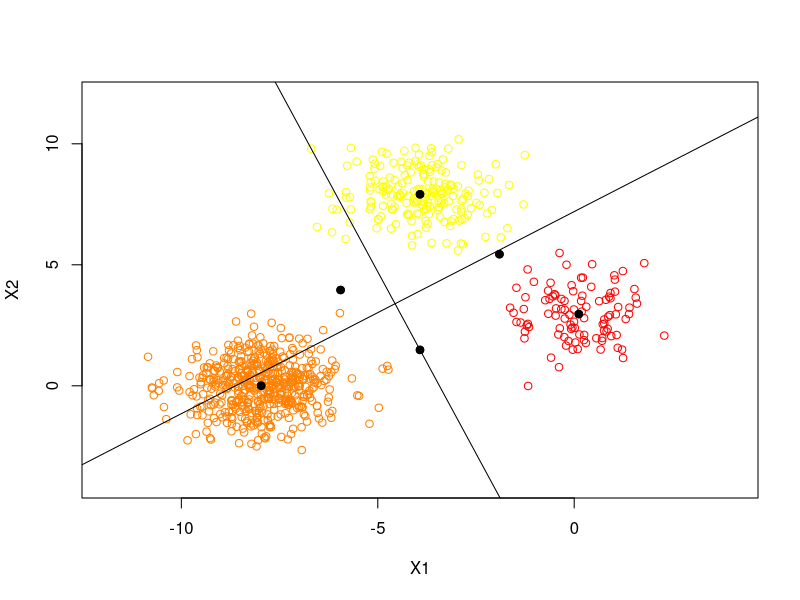

Generate this figure with R:
X1 <-
    data.frame(
        x1 = rnorm(100, mean = 0, sd = 1),
        x2 = rnorm(100, mean = 3, sd = 1),
        class = "black"
    )
X2 <-
    data.frame(
        x1 = rnorm(200, mean = -4, sd = 1),
        x2 = rnorm(200, mean = 8, sd = 1),
        class = "white"
    )
X3 <- data.frame(
    x1 = rnorm(500, mean = -8, sd = 1),
    x2 = rnorm(500, mean = 0, sd = 1),
    class = "orange"
)
X <- rbind(X1, X2, X3)

lda2 <- function(value, data) {
    if (is.numeric(data[, 1] & is.numeric(data[, 2]))) {
        names(data) <- c("x1", "x2", "class")
    }
    tab <- table(data$class)
    n_cla <- dim(tab)
    nam <- names(tab)
    pi <- c()
    mu <- matrix(nrow = n_cla, ncol = 2)
    for (i in (1:n_cla)) {
        pi[i] <- tab[i] / dim(data)[1]
        mu[i, 1] <- mean(data$x1[data$class == nam[i]]) # mean matrix: (class1:x1 ... classn:x1)
        mu[i, 2] <- mean(data$x2[data$class == nam[i]]) #              (class1:x2 ... classn:x2)
    }
    names(pi) <- nam
    val <- list()
    dev <- list()
    mul <- list()
    ccov <- list()
    for (i in (1:n_cla)) {
        val[[i]] <- matrix(nrow = tab[i], ncol = 2)
        val[[i]] <- cbind(data$x1[data$class == nam[i]], data$x2[data$class == nam[i]])
        dev[[i]] <- matrix(nrow = tab[i], ncol = 2)
        for (j in (1:tab[i])) {
            dev[[i]][j, ] <- val[[i]][j,] - mu[i,]
        }
        mul[[i]] <- matrix(nrow = 2, ncol = 2)
        ccov[[i]] <- matrix(nrow = 2, ncol = 2)
        mul[[i]] <- t(dev[[i]]) %*% dev[[i]]
        ccov[[i]] <- mul[[i]] / (dim(data)[1] - n_cla)
    }
    dis <- c()
    exp <- c()
    cov <- Reduce('+', ccov)
    rownames(cov) <- c("x1", "x2")
    colnames(cov) <- c("x1", "x2")
    inv <- solve(cov)
    for (i in (1:n_cla)) {
        dis[i] <- t(value) %*% inv %*% mu[i,] - 0.5 %*% t(mu[i,]) %*% inv %*% mu[i,] + log(pi[i])
    }
    prob <- c()
    prob <- exp(dis) / sum(exp(dis))
    names(dis) <- nam
    class <- names(dis)[dis == max(dis)]
    score <- max(dis)
    proba <- max(prob)
    out <- as.data.frame(cbind(class, score, proba))
    maxx <- matrix(nrow = n_cla, ncol = 2)
    minx <- matrix(nrow = n_cla, ncol = 2)
    for (i in (1:n_cla)) {
        for (j in (1:2)) {
            maxx[i, j] <- mu[i, j] + 4 * sqrt(cov[j, j])
            minx[i, j] <- mu[i, j] - 4 * sqrt(cov[j, j])
        }
    }
    col <- heat.colors(n = n_cla)
    plot(
        X$x1[X$class == nam[1]],
        X$x2[X$class == nam[1]],
        xlim = c(min(minx[, 1]), max(maxx[, 1])),
        ylim = c(min(minx[, 2]), max(maxx[, 2])),
        col = col[1],
        xlab = "X1",
        ylab = "X2"
    )
    for (i in (2:n_cla)) {
        points(X$x1[X$class == nam[i]],
               X$x2[X$class == nam[i]],
               col = col[i])
    }
    orth <- list()
    for (i in (1:n_cla)) {
        points(mu[i, 1], mu[i, 2], pch = 19)
        for (k in (1:n_cla)) {
            points(0.5 * (mu[i, 1] + mu[k, 1]), 0.5 * (mu[i, 2] + mu[k, 2]), pch = 19)
            orth[[i + k - 1]] <- c() # does this indexing work for >3 classes (empty elements?)
            orth[[i + k - 1]] <- inv %*% (mu[i,] - mu[k,])
        }
    }
    orth[[1]] <- NULL
    orth[[0.5 * n_cla * (n_cla - 1) + 1]] <- NULL # we have n(n-1)/2 segments between n points and n(n-1)/2+2 vectors in orth
    slope <- c()
    interc <- c()
    for (i in (1:(0.5 * n_cla * (n_cla - 1)))) {
        slope[i] <- -orth[[i]][1, ] / orth[[i]][2, ]
        interc[i] <- -(slope * 0.5 * (mu[1, 1] + mu[2, 1]) - 0.5 * (mu[2, 2] + mu[1, 2])) # intercept wil have to be double indexed (matrix, because of combinatorics)
    }
    abline(b = slope,
           a = -(slope * 0.5 * (mu[1, 1] + mu[2, 1]) - 0.5 * (mu[2, 2] + mu[1, 2])))
    return(list(pi, cov, out, slope))
}
lda2(c(-2, 5), X)
abline(a = 7.2, b = 0.835)
